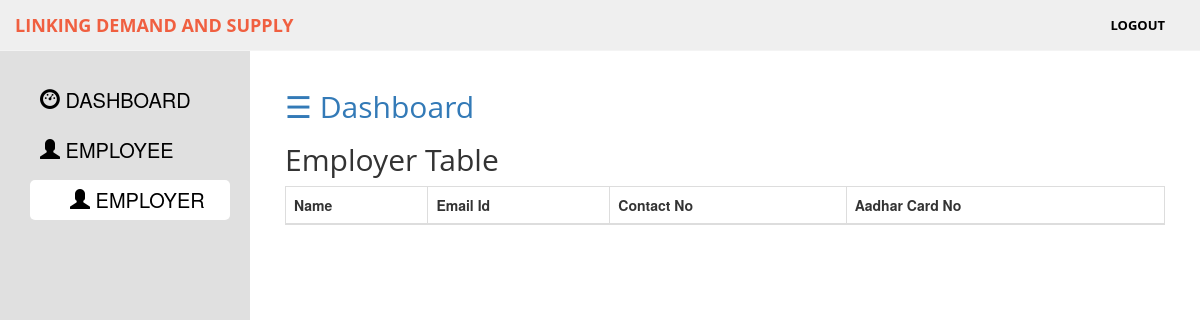
Before: /seAdmin/employer.php with the older database file.
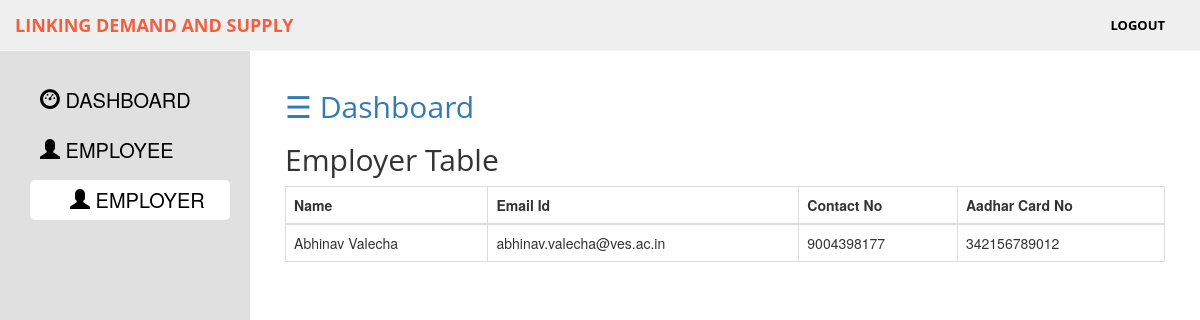
After: the same page with the newer database file.
### tables this page shows
CREATE TABLE `employer` (
  `name` varchar(100) NOT NULL,
  `email` varchar(100) NOT NULL,
  `password` varchar(200) NOT NULL,
  `contactNo` varchar(10) NOT NULL,
  `aadharNo` varchar(16) NOT NULL
);

### seAdmin/employer.php (the view, shortened to what this page needs)
<?php include('header.php'); ?>
<?php include('hs.php'); ?>
<html lang="en">
<body>
        <div id="sidebar-wrapper">
            <ul id="list" class="sidebar-nav">
                <li>
                    <a href="dashboard.php"><span class="glyphicon glyphicon-dashboard"></span> DASHBOARD</a>
                </li>
                <li>
                    <a href="employee.php"><span class="glyphicon glyphicon-user"></span> EMPLOYEE</a>
                </li>
                <li>
                    <a href="employer.php" class="active"><span class="glyphicon glyphicon-user"></span> EMPLOYER</a>
                </li>
            </ul>
        </div>
        <div id="page-content-wrapper">
            <div class="container-fluid">
                <div class="row">
                    <div class="col-lg-12">
						<div id="main">
							<h2><a href="#menu-toggle" style="cursor:pointer" id="menu-toggle">&#9776; Dashboard</a></h2>
							<h2>Employer Table</h2>
							<div class="table-responsive">
								<table class="table table-bordered">
									<thead>
										<tr>
											<th>Name</th>
											<th>Email Id</th>
											<th>Contact No</th>
											<th>Aadhar Card No</th>
										</tr>
									</thead>
									<tbody>
										<?php
											$result= mysql_query("SELECT * FROM employer" ) or die (mysql_error());
											while ($row= mysql_fetch_array ($result) ){
										?>
										<tr>
											<td><?php echo $row ['name']; ?></td>
											<td><?php echo $row ['email']; ?></td>
											<td><?php echo $row ['contactNo']; ?></td>
											<td><?php echo $row ['aadharNo']; ?></td>
										</tr>
										<?php } ?>
									</tbody>
								</table>
							</div>
						</div>
                    </div>
                </div>
            </div>
        </div>
</body>
</html>

Changed rows visible on the page:
added employer: name "Abhinav Valecha", email "abhinav.valecha@ves.ac.in", contactNo "9004398177", aadharNo "342156789012"
